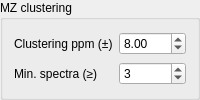
                          <widget class="QGroupBox" name="groupBox_5">
                           <property name="title">
                            <string>MZ clustering</string>
                           </property>
                           <layout class="QGridLayout" name="gridLayout_25">
                            <item row="1" column="0">
                             <widget class="QLabel" name="label_45">
                              <property name="text">
                               <string>Min. spectra (≥)</string>
                              </property>
                             </widget>
                            </item>
                            <item row="1" column="1">
                             <widget class="QSpinBox" name="minSpectraCount">
                              <property name="minimum">
                               <number>1</number>
                              </property>
                              <property name="maximum">
                               <number>9999</number>
                              </property>
                              <property name="value">
                               <number>3</number>
                              </property>
                             </widget>
                            </item>
                            <item row="0" column="1">
                             <widget class="QDoubleSpinBox" name="clustPPM">
                              <property name="minimum">
                               <double>1.000000000000000</double>
                              </property>
                              <property name="value">
                               <double>8.000000000000000</double>
                              </property>
                             </widget>
                            </item>
                            <item row="0" column="0">
                             <widget class="QLabel" name="label_44">
                              <property name="text">
                               <string>Clustering ppm (±)</string>
                              </property>
                             </widget>
                            </item>
                           </layout>
                          </widget>
